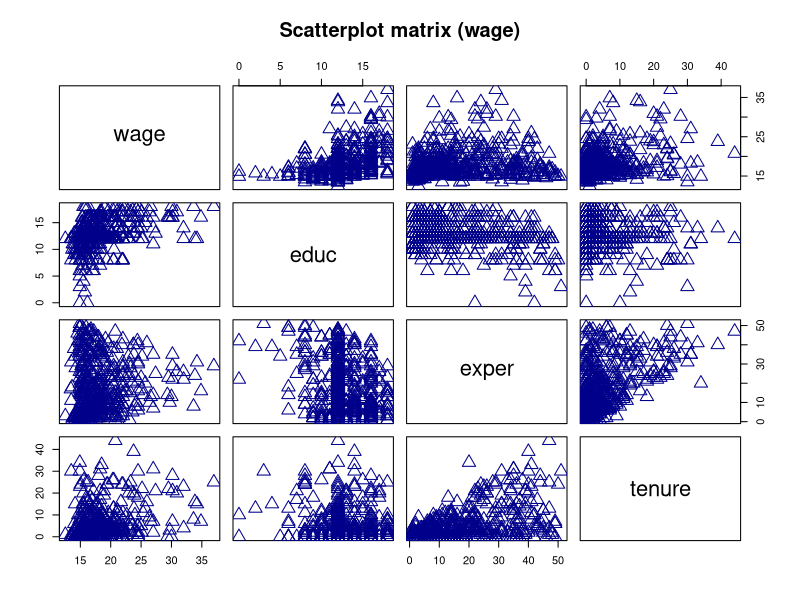
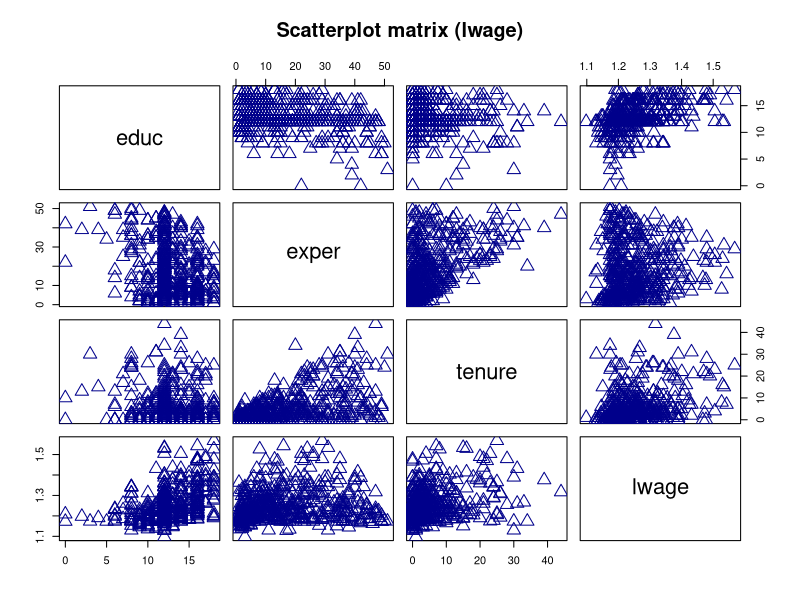
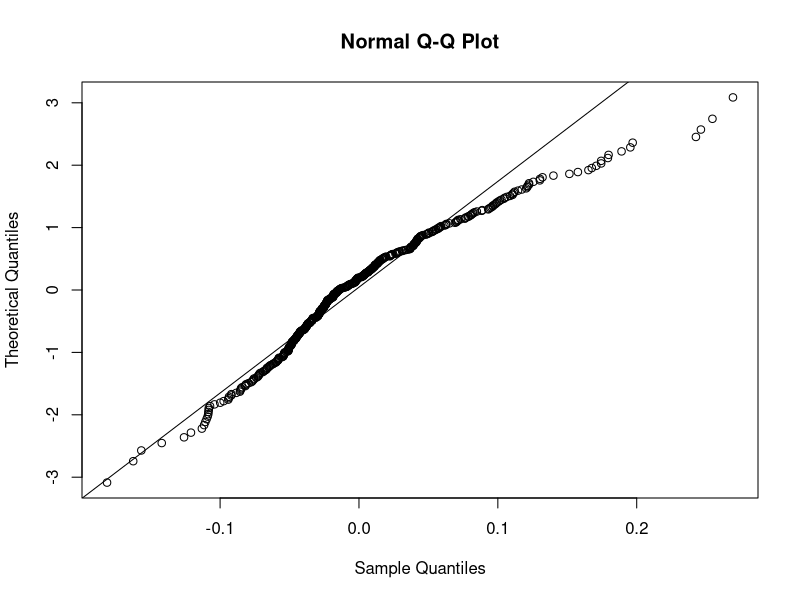
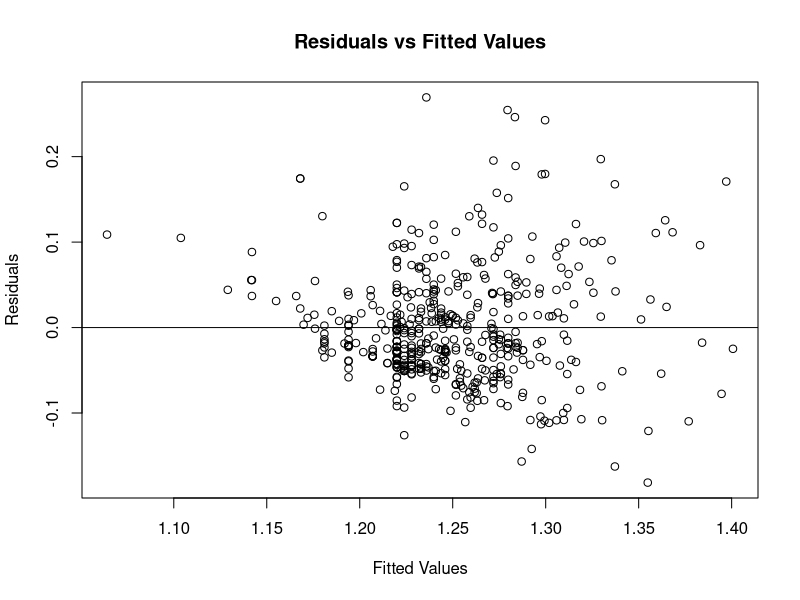

The R source for these figures, in order:
#Loading libraries
library(readxl)
library(car)

#Loading data
prof_wages <- read_xlsx("./Assign4/Assign4Data.xlsx", sheet = "Professor Wages")

##Removing useless obs column
prof_wages$obs <- NULL

#2.a
##Scatterplot matrix
plot(prof_wages, 
     cex = 2, 
     pch =2, 
     col = "dark blue",
     main = "Scatterplot matrix (wage)")

#2.b
##Transforming data
prof_wages$lwage <- log(prof_wages$wage,10)
##Removing wage column
prof_wages$wage <- NULL
##Scatterplot matrix
plot(prof_wages, 
     cex = 2, 
     pch =2, 
     col = "dark blue",
     main = "Scatterplot matrix (lwage)")
##Correlation matrix
prof_wages_corr_mat <- 
  round(cor(prof_wages),4)

#2.c
##Regression model
prof_wages_lm <- 
  lm(lwage~educ+exper+tenure, prof_wages)

##Regression coefficients
prof_wage_lm_coeffs <- 
  summary(prof_wages_lm)$coefficients[,1]

##Calculating model VIF
prof_wages_lm_vif <- 
  round(vif(prof_wages_lm),3)

#2.d
##New regression model
prof_wages_lm_new <- 
  lm(lwage~educ+tenure, prof_wages)

##Regression coefficients
prof_wages_lm_new_coeffs <- 
  summary(prof_wages_lm_new)$coefficients[,1]

#2.e
##Q-Q plot
qqnorm(prof_wages_lm_new$residuals, 
       datax = TRUE)
qqline(prof_wages_lm_new$residuals, 
       datax = TRUE)

##Residuals vs fitted values
plot(
  fitted(prof_wages_lm_new), 
  resid(prof_wages_lm_new),
  main = "Residuals vs Fitted Values",
  xlab = "Fitted Values",
  ylab = "Residuals")
##Adding mean line
abline(0,0)

#2.f
##Removing exper variable
prof_wages$exper <- NULL
##Complete model
prof_wages_lm_whole <- 
  lm(lwage~1, prof_wages)

##Test statistic - Model
prof_wages_lm_stat <- 
  summary(prof_wages_lm_new)$fstatistic[1]

##Critical value
prof_wages_lm_crit <-
  qf(0.05, 
     summary(prof_wages_lm_new)$fstatistic[2], 
     summary(prof_wages_lm_new)$fstatistic[3], 
     lower.tail = FALSE)

##Validating test
prof_wages_lm_stat > prof_wages_lm_crit

##Crit value for coefficients


##Test statistic - educ
prof_wages_lm_educ <- round(summary(
  prof_wages_lm_new)$coefficients[2,3],3)

##Crit value for coefficients
prof_wages_lm_coeff_crit <- round(qt(
  0.05/2,
  summary(prof_wages_lm_new)$df[2], 
  lower.tail = FALSE),3)

##Validating test
prof_wages_lm_educ > prof_wages_lm_coeff_crit

##Test statistic - tenure
prof_wages_lm_tenure <- round(summary(
  prof_wages_lm_new)$coefficients[3,3],3)

##Validating test
prof_wages_lm_tenure > prof_wages_lm_coeff_crit

#2.g
##No coding required


#2.h



#2.i


